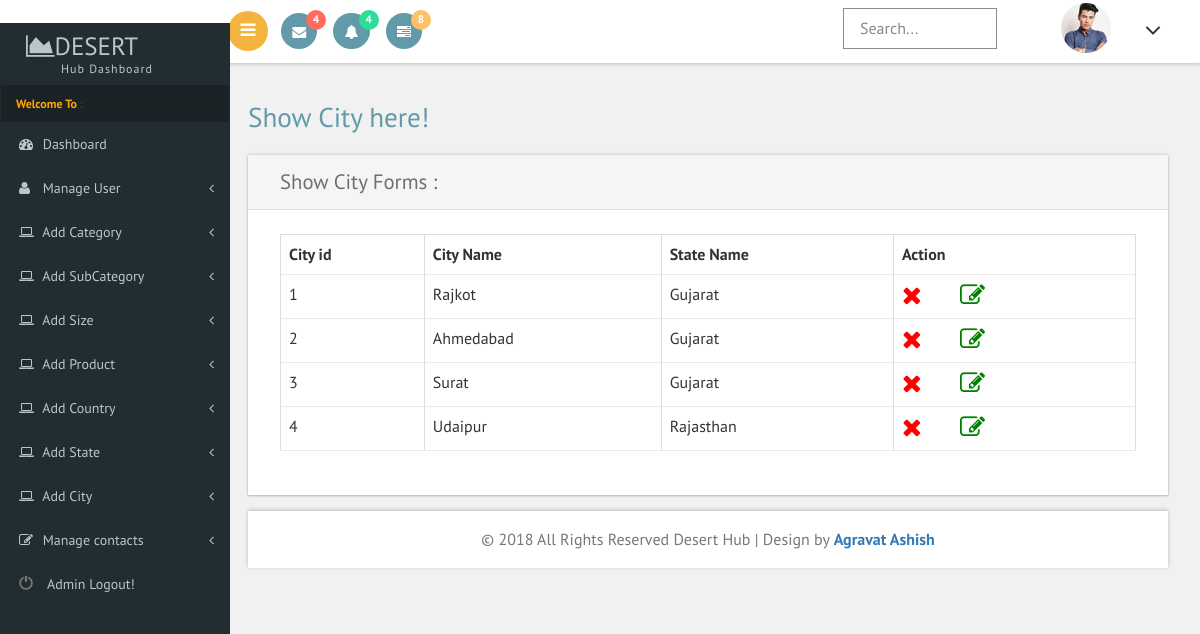
The page /admin/showcity.php on the database its author committed.
### tables this page shows
CREATE TABLE `city` (
  `ct_id` int(11) NOT NULL,
  `ct_name` varchar(255) NOT NULL,
  `s_id` int(11) NOT NULL
);

CREATE TABLE `state` (
  `s_id` int(11) NOT NULL,
  `s_name` varchar(255) NOT NULL,
  `c_id` int(11) NOT NULL
);

### admin/showcity.php (the view, shortened to what this page needs)
<?php
include("config.php");
echo $sel="select  city.*,s_name from city join state on city.s_id=state.s_id";
$ex=$con->query($sel);
?>
<!DOCTYPE HTML>
<html>
<head>
<link href="css/bootstrap.css" rel='stylesheet' type='text/css' />
<link href="css/style.css" rel='stylesheet' type='text/css' />
<link href="css/font-awesome.css" rel="stylesheet">
 <link href='css/SidebarNav.min.css' media='all' rel='stylesheet' type='text/css'/>
<link href="css/custom.css" rel="stylesheet">
</head>
<body class="cbp-spmenu-push">
            <?php
            include("include/header.php");
            include("include/sidebar.php");
            ?>
		<div id="page-wrapper">
			<div class="main-page">
				<div class="forms">
					<h2 class="title1">Show City here!</h2>
					<div class="form-grids row widget-shadow" data-example-id="basic-forms">
						<div class="form-title">
							<h4>Show City Forms :</h4>
						</div>
						<div class="form-body">
				<table class="table table-responsive table-bordered table-hover">
				<tr>
				<th>City id</th>
                <th>City Name</th>
                <th>State Name</th>
                <th>Action</th>
				</tr>
               <?php
              while($fet=$ex->fetch_array())
              {
               ?>
				<tr>
				<td><?php echo $fet["ct_id"];?> </td>
				<td><?php echo $fet["ct_name"];?> </td>
				<td><?php echo $fet["s_name"];?> </td>
				<td><a href="showcity.php?did=<?php echo $fet["ct_id"];?>" onclick="return confirm('Are you sure to Delete')"><span class="fa fa-remove" style="color: red; font-size: 25px"></span>
<a href="editcity.php?eid=<?php echo $fet["ct_id"];?>"onclick="return confirm('Are you sure to Edit City')"><span class="fa fa-edit" style="color: green; font-size: 25px"></span>
				 </td>
				</tr>
			   <?php
			}
			   ?>
				</table>
						</div>
					</div>
            <?php
            include("include/footer.php");
            ?>
</body>
</html>

### admin/include/header.php (shortened to what this page needs)
<div class="sticky-header header-section ">
	<div class="header-left">
		<button id="showLeftPush"><i class="fa fa-bars"></i></button>
		<div class="profile_details_left">
			<ul class="nofitications-dropdown">
				<li class="dropdown head-dpdn">
					<a href="#" class="dropdown-toggle" data-toggle="dropdown" aria-expanded="false"><i class="fa fa-envelope"></i><span class="badge">4</span></a>
				</li>
				<li class="dropdown head-dpdn">
					<a href="#" class="dropdown-toggle" data-toggle="dropdown" aria-expanded="false"><i class="fa fa-bell"></i><span class="badge blue">4</span></a>
				</li>
				<li class="dropdown head-dpdn">
					<a href="#" class="dropdown-toggle" data-toggle="dropdown" aria-expanded="false"><i class="fa fa-tasks"></i><span class="badge blue1">8</span></a>
				</li>
			</ul>
		</div>
		<div class="clearfix"> </div>
	</div>
	<div class="header-right">
		<div class="search-box">
			<form class="input">
				<input class="sb-search-input input__field--madoka" placeholder="Search..." type="search" id="input-31" />
				<label class="input__label" for="input-31">
					<svg class="graphic" width="100%" height="100%" viewBox="0 0 404 77" preserveAspectRatio="none">
						<path d="m0,0l404,0l0,77l-404,0l0,-77z"/>
					</svg>
				</label>
			</form>
		</div>
		<div class="profile_details">
			<ul>
				<li class="dropdown profile_details_drop">
					<a href="#" class="dropdown-toggle" data-toggle="dropdown" aria-expanded="false">
						<div class="profile_img">
							<span class="prfil-img"><img src="images/2.jpg" alt=""> </span>
							<i class="fa fa-angle-down lnr"></i>
						</div>
					</a>
				</li>
			</ul>
		</div>
		<div class="clearfix"> </div>
	</div>
	<div class="clearfix"> </div>
</div>

### admin/include/sidebar.php (shortened to what this page needs)
<div class="cbp-spmenu cbp-spmenu-vertical cbp-spmenu-left" id="cbp-spmenu-s1">
	<aside class="sidebar-left">
     <nav class="navbar navbar-inverse">
         <div class="navbar-header">
           <h1><a class="navbar-brand" href="index.html"><span class="fa fa-area-chart"></span>Desert<span class="dashboard_text">Hub dashboard</span></a></h1>
         </div>
         <div class="collapse navbar-collapse" id="bs-example-navbar-collapse-1">
           <ul class="sidebar-menu">
             <li class="header"><b style="color: orange">Welcome To</b> :<?php echo "<b style='color:white; font-size:14px'>".$_SESSION["em"]."</b>";  ?> </li>
             <li class="treeview">
               <a href="dashboard.php">
               <i class="fa fa-dashboard"></i> <span>Dashboard</span>
               </a>
             </li>
		  <li class="treeview">
               <a href="manageuser.php">
               <i class="fa fa-user"></i>
               <span>Manage User</span>
               <i class="fa fa-angle-left pull-right"></i>
               </a>
             </li>
             <li class="treeview">
             <li class="treeview">
               <a href="#">
               <i class="fa fa-laptop"></i>
               <span>Add Category</span>
               <i class="fa fa-angle-left pull-right"></i>
               </a>
             </li>
              <li class="treeview">
             <li class="treeview">
               <a href="#">
               <i class="fa fa-laptop"></i>
               <span>Add SubCategory</span>
               <i class="fa fa-angle-left pull-right"></i>
               </a>
             </li>
              <li class="treeview">
             <li class="treeview">
               <a href="#">
               <i class="fa fa-laptop"></i>
               <span>Add Size</span>
               <i class="fa fa-angle-left pull-right"></i>
               </a>
             </li>
              <li class="treeview">
             <li class="treeview">
               <a href="#">
               <i class="fa fa-laptop"></i>
               <span>Add Product</span>
               <i class="fa fa-angle-left pull-right"></i>
               </a>
             </li>
  <li class="treeview">
             <li class="treeview">
               <a href="#">
               <i class="fa fa-laptop"></i>
               <span>Add Country</span>
               <i class="fa fa-angle-left pull-right"></i>
               </a>
             </li>
             <li class="treeview">
             <li class="treeview">
               <a href="#">
               <i class="fa fa-laptop"></i>
               <span>Add State</span>
               <i class="fa fa-angle-left pull-right"></i>
               </a>
             </li>
             <li class="treeview">
             <li class="treeview">
               <a href="#">
               <i class="fa fa-laptop"></i>
               <span>Add City</span>
               <i class="fa fa-angle-left pull-right"></i>
               </a>
             </li>
		  <li class="treeview">
               <a href="#">
               <i class="fa fa-edit"></i> <span>Manage contacts</span>
               <i class="fa fa-angle-left pull-right"></i>
               </a>
             </li>
     <li><a href="logout.php"><i class="glyphicon glyphicon-off">&nbsp;</i>Admin Logout!</a></li>
           </ul>
         </div>
     </nav>
   </aside>
</div>

### admin/include/footer.php
<div class="footer">
		   <p>&copy; 2018  All Rights Reserved Desert Hub | Design by <a href="#" target="_blank">Agravat Ashish</a></p>		</div>
	</div>

### admin/css/custom.css (style rules this page uses)
#page-wrapper { padding:5em 2em 2.5em; background-color: #F1F1F1; }

### rows shown on the page
city: ct_id "1", ct_name "Rajkot", s.s_name "Gujarat"
city: ct_id "2", ct_name "Ahmedabad", s.s_name "Gujarat"
city: ct_id "3", ct_name "Surat", s.s_name "Gujarat"
city: ct_id "4", ct_name "Udaipur", s.s_name "Rajasthan"
